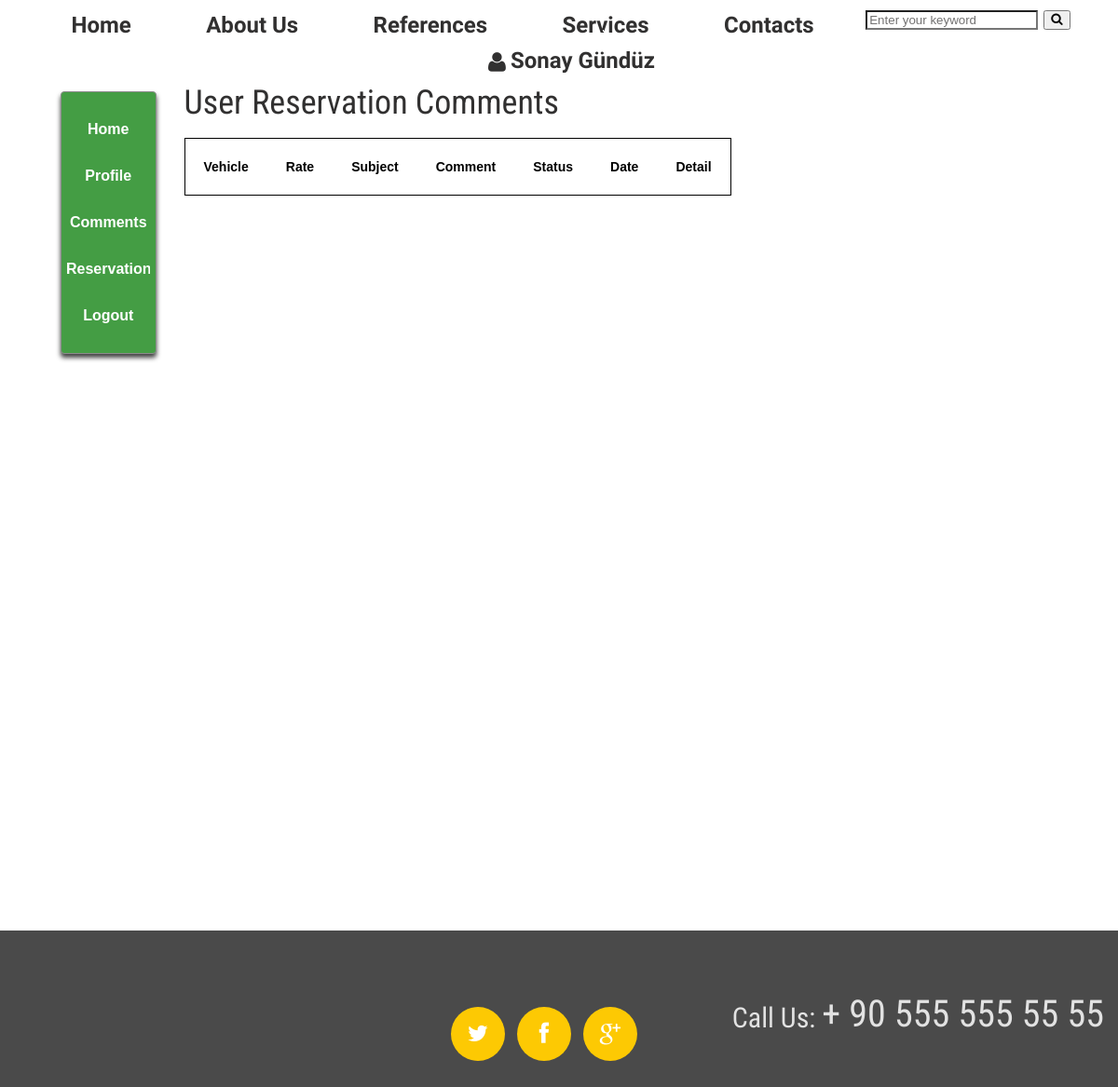
/user/mycomments/ (signed in), run on an earlier commit of the app's database.
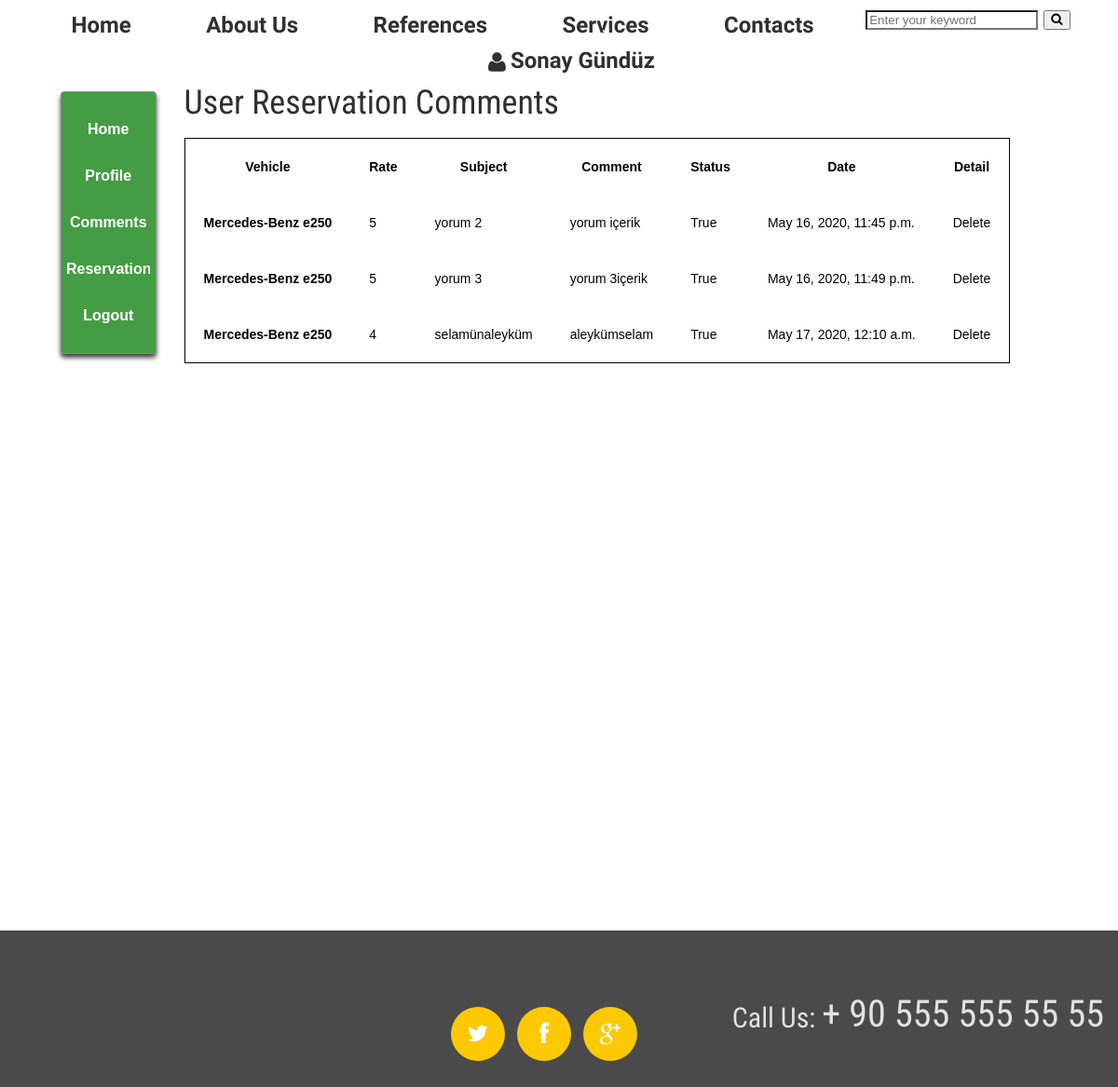
And on a later commit of the database.
### vehicle/models.py (models this page shows, shortened)
class Comment(models.Model):
    STATUS = (
        ('New', 'Yeni'),
        ('True', 'Evet'),
        ('False', 'Hayır'),
    )
    vehicle = models.ForeignKey(Vehicle, on_delete=models.CASCADE)
    user = models.ForeignKey(User, on_delete=models.CASCADE)
    subject = models.CharField(max_length=100)
    comment = models.TextField(max_length=250)
    rate = models.IntegerField()
    status = models.CharField(max_length=10, choices=STATUS, default="New")
    ip = models.CharField(blank=True, max_length=20)
    create_at = models.DateTimeField(auto_now_add=True)
    update_at = models.DateTimeField(auto_now=True)

class Vehicle(models.Model):
        STATUS = (
            ('True', 'Evet'),
            ('FALSE', 'HAYIR'),
        )
        category = models.ForeignKey(Category, on_delete=models.CASCADE)
        title = models.CharField(max_length=50)
        keywords = models.CharField(blank=True, max_length=100)
        description = models.CharField(blank=True, max_length=100)
        image = models.ImageField(blank=True, upload_to='images/')
        price = models.FloatField()
        amount = models.IntegerField()
        detail = RichTextUploadingField()
        slug = models.CharField(blank=True, max_length=150)
        status = models.CharField(max_length=10, choices=STATUS)
        created_at = models.DateTimeField(auto_now_add=True)
        updated_at = models.DateTimeField(auto_now=True)
        def image_tag(self):
            return mark_safe('<img src="{}" height="50" />'.format(self.image.url))
        image_tag.short_description = 'Image'

### user/views.py (the view)
# urls.py: path('mycomments/', views.comments, name='comments'),
@login_required(login_url='/login')
def comments(request):
    category = Category.objects.all()
    current_user = request.user
    comments = Comment.objects.filter(user_id=current_user.id)
    context = {
        'category': category,
        'comments': comments,
    }
    return render(request, 'user_comments.html', context)

### user/templates/user_comments.html (shortened to what this page needs)
{% extends "homebase.html" %}
{% block content %}
<div class="content" style="background: white; padding-bottom: 1000px">
		<div class="grid_9" style="margin-left: 50px; margin-top: -10px">
			<div class="grid_3">
				{% include "user_panel.html" %}
			</div>
			<div class="grid_9">
				<div class="section-title">
					<h3 class="title"> User Reservation Comments </h3>
				</div>
				<table style="border: 1px solid black">
						<tr>
							<th class="text-left" style="padding: 20px">Vehicle</th>
							<th class="text-left" style="padding: 20px">Rate</th>
							<th class="text-left"style="padding: 20px" >Subject</th>
							<th class="text-left" style="padding: 20px">Comment</th>
							<th class="text-left" style="padding: 20px">Status</th>
							<th class="text-left" style="padding: 20px">Date</th>
							<th class="text-left" style="padding: 20px">Detail</th>
						</tr>
					{% for rs in comments %}
						<tr>
							<td class="text-left" style="padding: 20px"><a href="/vehicle/{{rs.vehicle_id}}/{{rs.vehicle.slug}}">
								<strong>{{rs.vehicle.title}}</strong></a>
							</td>
							<td class="text-left" style="padding: 20px">{{rs.rate}}</td>
							<td class="text-left" style="padding: 20px">{{rs.subject}}</td>
							<td class="text-left" style="padding: 20px">{{rs.comment}}</td>
							<td class="text-left" style="padding: 20px">{{rs.status}}</td>
							<td class="text-left" style="padding: 20px">{{rs.create_at}}</td>
							<td class="text-left" style="padding: 20px">
								<a class="btn-small" href="/user/deletecomment/{{rs.id}}" onclick="return confirm('Are you sure wanna delete?')"> Delete </a>
							</td>
						</tr>
					{% endfor %}
				</table>
			</div>
		</div>
</div>
{% endblock %}

What changed in the data, as far as the page shows it:
added Comment: vehicle "Mercedes-Benz e250", rate "5", subject "yorum 2", comment "yorum içerik", status "True", create_at "May 16, 2020, 11:45 p.m."
added Comment: vehicle "Mercedes-Benz e250", rate "5", subject "yorum 3", comment "yorum 3içerik", status "True", create_at "May 16, 2020, 11:49 p.m."
added Comment: vehicle "Mercedes-Benz e250", rate "4", subject "selamünaleyküm", comment "aleykümselam", status "True", create_at "May 17, 2020, 12:10 a.m."
